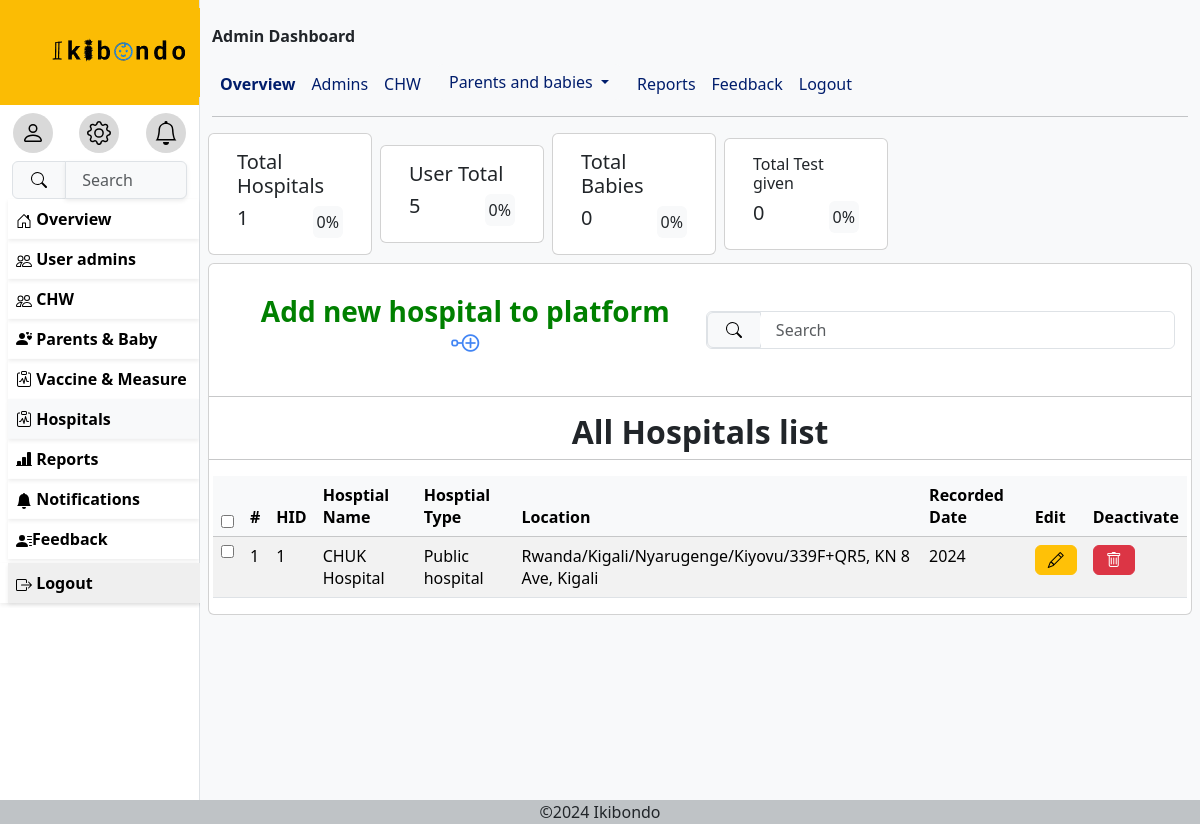
The app's page /hospitals (signed in) with its own data.
### ikibondoapp/models.py (models this page shows, shortened)
class Hospital(models.Model):
    HID= models.PositiveBigIntegerField(primary_key=True)
    LocationId=models.ForeignKey(Location, on_delete=models.CASCADE,related_name='Hospital')
    Names= models.CharField(max_length=100)
    Hospitaltype= models.TextField()
    Recordeddate=models.IntegerField()

class Location(models.Model):
    LocationId= models.AutoField(primary_key=True)
    Country = models.CharField(max_length=100, default='Rwanda', blank=True)
    Provence= models.CharField(max_length=100)
    District= models.CharField(max_length=100)
    Village= models.CharField(max_length=100)
    Streetcode=models.CharField(max_length=50,blank=True)
    def __str__(self):
        return  f"{self.Country}/{self.Provence}/{self.District}/{self.Village}/{self.Streetcode}"
    class Meta:
        verbose_name_plural="Locations"

### ikibondoapp/views.py (the view)
# urls.py: path('hospitals',hospital_view,name='hospitals'),
@login_required
def hospital_view(request):
    user=request.user
    hos=Hospital.objects.all()
    if request.method == 'POST':
        form = HospitalForm(request.POST)
        if form.is_valid():
            form.save()
            return redirect('hospitals')  # Redirect to the success page or hospital list
    else:
        form = HospitalForm()
    return render(request,'hospitals.html',{'user':user,'totals':total,'hospitals':hos,'form':form})

### ikibondoapp/forms.py
class HospitalForm(forms.ModelForm):
    class Meta:
        model = Hospital
        fields = ['HID', 'LocationId', 'Names', 'Hospitaltype']
    HID = forms.NumberInput(attrs={'class': 'form-control', 'placeholder': 'Enter Hospital ID'})
    LocationId = forms.ModelChoiceField(queryset=Location.objects.all(), widget=forms.Select(attrs={'class': 'form-control'}))
    Names = forms.CharField(max_length=100, widget=forms.TextInput(attrs={'class': 'form-control', 'placeholder': 'Enter Hospital Name'}))
    Hospitaltype = forms.CharField(widget=forms.Textarea(attrs={'class': 'form-control', 'placeholder': 'Enter Hospital Type'}))

### TEMPLATES/hospitals.html (shortened to what this page needs)
{% extends 'base.html' %}
{% load crispy_forms_tags %}
{%block menu%}
     <a href="{% url 'useradmin' %}" class="remove">
      <div class="p-2 ms-2 shadow-sm fw-bold hovs">
        Overview</div>
     </a>
     {%if user.role == 'Superadmin'%}
     <a href="{% url 'admins'%}" class="remove">
      <div class="p-2 ms-2 shadow-sm fw-bold hovs">
        User admins
       </div>
     </a>
     {%endif%}
     {% if user.role == 'Superadmin' or user.role == 'Nurse'%}
     <a href="{% url 'chw'%}" class="remove">
      <div class="p-2 ms-2 shadow-sm fw-bold  hovs">
        CHW
       </div>
     </a>
     {%endif%}
     <a href="{% url 'parents' %}" class="remove hovs">
      <div class="p-2  ms-2 shadow-sm fw-bold hovs">
        <i class="bi bi-person-hearts"></i>
         Parents & Baby</div>
     </a>
     <a href="{% url 'vaccine' %}" class="remove">
      <div class="p-2 ms-2 shadow-sm fw-bold hovs">
        <i class="bi bi-clipboard-pulse"></i>
         Vaccine & Measure</div>
     </a>
     {% if user.role == 'Superadmin' or user.role == 'Nurse'%}
     <a href="{% url 'hospitals' %}" class="remove">
      <div class="p-2 ms-2 shadow-sm fw-bold bg-light hovs">
        <i class="bi bi-clipboard-pulse"></i>
         Hospitals</div>
     </a>
     <a href="{% url 'reports' %}" class="remove">
      <div class="p-2 ms-2 shadow-sm fw-bold  hovs">
        <i class="bi bi-bar-chart-line-fill"></i>
        Reports</div>
     </a>
     {%endif%}
     <a href="{% url 'notification'%}" class="remove">
      <div class="p-2 ms-2 shadow-sm fw-bold  hovs">
        <svg xmlns="http://www.w3.org/2000/svg" width="16" height="16" fill="currentColor" class="bi bi-bell-fill" viewBox="0 0 16 16">
          <path d="M8 16a2 2 0 0 0 2-2H6a2 2 0 0 0 2 2m.995-14.901a1 1 0 1 0-1.99 0A5 5 0 0 0 3 6c0 1.098-.5 6-2 7h14c-1.5-1-2-5.902-2-7 0-2.42-1.72-4.44-4.005-4.901"/>
        </svg>
         Notifications</div>
     </a>
     {%if user.role == 'Superadmin' or user.role == 'Nurse'%}
     <a href="{% url 'adminfeedback'%}" class="remove">
      <div class="p-2 ms-2 shadow-sm fw-bold  hovs">
        Feedback
        </div>
     </a>
     {%endif%}
        <div>
        <form method="post" action="{% url 'logout' %}" class="container-fluid p-0 shadow-sm mt-1">
          <button type="submit" class="p-2 ms-2 shadow-sm fw-bold container-fluid border-0  text-start hovs">
             Logout</button>
          </form>
         </div>
{%endblock%}
{%block content%}
             <div class="row px-2 hstack gap-2">
                <div class="card col-md-2 hov">
                    <div class="card-body">
                      <h5 class="card-title">Total Hospitals</h5>
                      <div class="hstack">
                      <div class="card-link fs-5 h1">{{totals.totalhospital}}</div>
                      <div class="card-link bg-light hov rounded p-1 ms-auto">0%</div>
                      </div>
                    </div>
                  </div>
               <div class="card col-md-2 hov">
                 <div class="card-body">
                   <h5 class="card-title">User Total</h5>
                   <div class="hstack">
                   <div class="card-link fs-5 h1">
                    {{totals.totaluser}}
                   </div>
                   <div class="card-link bg-light p-1 rounded ms-auto">0%</div>
                   </div>
                 </div>
               </div>
               <div class="card col-md-2 hov">
                 <div class="card-body">
                   <h5 class="card-title">Total Babies</h5>
                   <div class="hstack">
                   <div class="card-link fs-5 h1">{{totals.totalbabies}}</div>
                   <div class="card-link bg-light rounded p-1 ms-auto">0%</div>
                   </div>
                 </div>
               </div>
               <div class="card col-md-2 hov">
                 <div class="card-body">
                   <h5 class="card-title h6">Total Test given</h5>
                   <div class="hstack">
                   <div class="card-link fs-5 h1">{{totals.totaltests}}</div>
                   <div class="card-link bg-light rounded p-1 ms-auto">0%</div>
                   </div>
                 </div>
               </div>
             </div>
             <div class="row gx-2 card  mt-2">
                <div class="card-body">
               <div class="hstack">
                <button
                type="button"
                class="btn"
                data-bs-toggle="modal"
                data-bs-target="#hospitalModal"
                style="text-decoration: none; color: #000;">
                <h3 class="p-2" style="color: green; font-weight: bold;">
                  Add new hospital to platform
                  <i class="bi bi-node-plus" style="color: #4285F4;"></i>
                </h3>
              </button>
                <form class="form-control ms-auto p-0 w-50">
                    <div class="input-group">
                      <span class="input-group-text" id="basic-addon1"><button type="button" class="border-0 bg-light">
                        <svg xmlns="http://www.w3.org/2000/svg" width="16" height="16" fill="currentColor" class="bi bi-search" viewBox="0 0 16 16">
                        <path d="M11.742 10.344a6.5 6.5 0 1 0-1.397 1.398h-.001q.044.06.098.115l3.85 3.85a1 1 0 0 0 1.415-1.414l-3.85-3.85a1 1 0 0 0-.115-.1zM12 6.5a5.5 5.5 0 1 1-11 0 5.5 5.5 0 0 1 11 0"/>
                        </svg>
                        </button>
                      </span>
                      <input type="text" class="form-control rounded border-0" placeholder=" Search" aria-label="Username" aria-describedby="basic-addon1">
                    </div>
                  </form>
               </div>
             </div>
             <hr>
             <h2><center><b>All Hospitals list</b></center></h2>
             <hr>
             <div class="table-responsive ">
                <table class="table table-striped table-hover ">
                    <thead class="table-light">
                        <th scope="col"><input type="checkbox" id="selectAll"/></th>
                        <th scope="col">#</th>
                        <th scope="col">HID</th>
                        <th scope="col">Hosptial Name</th>
                        <th scope="col">Hosptial Type</th>
                        <th scope="col">Location</th>
                        <th scope="col">Recorded Date</th>
                        <th scope="col">Edit</th>
                        <th scope="col">Deactivate</th>
                    </thead>
                    <tbody id="userTableBody">
                      {% for hos in hospitals %}
                      <tr>
                        <td><input type="checkbox" class="userCheckbox" /></td>
                        <td>{{ forloop.counter }}</td>
                        <td>{{ hos.HID }}</td>
                        <td>{{ hos.Names }}</td>
                        <td>{{ hos.Hospitaltype}}</td>
                        <td>{{ hos.LocationId }}</td>
                        <td>{{ hos.Recordeddate }}</td>
                        <td>
                          <button
                            class="btn btn-md btn-warning editButton"
                            data-bs-toggle="modal"
                            data-bs-target="#editUserModal"
                          >
                            <i class="bi bi-pencil"></i>
                          </button>
                        </td>
                        <td>
                          <button class="btn btn-md btn-danger deleteButton">
                            <i class="bi bi-trash"></i>
                          </button>
                        </td>
                      </tr>
                      {% empty %}
                      <tr>
                        <td colspan="10" class="text-center">No Hospital found</td>
                      </tr>
                      {% endfor %}
                    </tbody>
                 </table>
             </div>
            </div>
{%endblock%}

### TEMPLATES/base.html (style rules this page uses)
*, *::before, *::after { box-sizing: border-box; }
* { margin: 0; }
body { font-family: system-ui; max-width: 100%; margin-inline: auto; }
.remove { text-decoration: none; color: #000; font-weight: bolder; }

### records on screen
Hospital: HID "1", Names "CHUK Hospital", Hospitaltype "Public hospital", LocationId "Rwanda/Kigali/Nyarugenge/Kiyovu/339F+QR5, KN 8 Ave, Kigali", Recordeddate "2024"

### other values on screen
{{ totals.totalhospital }} "1"
{{ totals.totaluser }} "5"
{{ totals.totalbabies }} "0"
{{ totals.totaltests }} "0"
